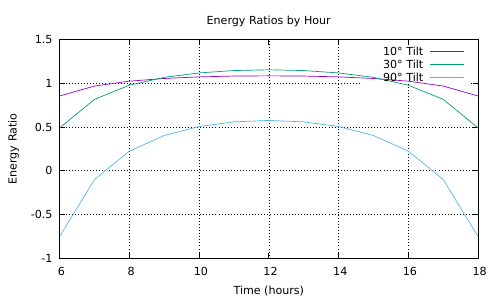

Generate this figure with gnuplot:
# Gnuplot script for plotting energy ratios by hour

reset

set terminal pdf
set output "hourly_energy_ratio_by_tilt.pdf"

set title "Energy Ratios by Hour"
set xlabel "Time (hours)"
set ylabel "Energy Ratio"
set grid

# Define the range for the x-axis (from 6 to 18 hours)
set xrange [6:18]
set yrange [-1:1.5]  # Adjust the y-axis range if needed

# Plot each column of data
plot "hourly_energy_ratio_by_tilt.dat" using 1:2 title "10° Tilt" with lines, \
     "hourly_energy_ratio_by_tilt.dat" using 1:3 title "30° Tilt" with lines, \
     "hourly_energy_ratio_by_tilt.dat" using 1:4 title "90° Tilt" with lines, \
